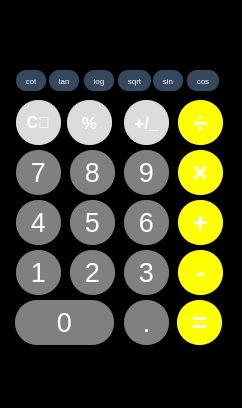
<?xml version="1.0" encoding="UTF-8"?>
<ui version="4.0">
 <class>MainWindow</class>
 <widget class="QMainWindow" name="MainWindow">
  <property name="geometry">
   <rect>
    <x>0</x>
    <y>0</y>
    <width>242</width>
    <height>408</height>
   </rect>
  </property>
  <property name="sizePolicy">
   <sizepolicy hsizetype="Ignored" vsizetype="Ignored">
    <horstretch>0</horstretch>
    <verstretch>0</verstretch>
   </sizepolicy>
  </property>
  <property name="font">
   <font>
    <pointsize>9</pointsize>
   </font>
  </property>
  <property name="windowTitle">
   <string>calculator</string>
  </property>
  <property name="styleSheet">
   <string notr="true">background-color:  #000000</string>
  </property>
  <widget class="QWidget" name="centralwidget">
   <widget class="QPushButton" name="btn_sum">
    <property name="geometry">
     <rect>
      <x>178</x>
      <y>200</y>
      <width>45</width>
      <height>45</height>
     </rect>
    </property>
    <property name="sizePolicy">
     <sizepolicy hsizetype="Expanding" vsizetype="Expanding">
      <horstretch>10</horstretch>
      <verstretch>10</verstretch>
     </sizepolicy>
    </property>
    <property name="font">
     <font>
      <family>Segoe UI</family>
      <pointsize>20</pointsize>
      <italic>false</italic>
      <bold>true</bold>
     </font>
    </property>
    <property name="styleSheet">
     <string notr="true">QPushButton {
    background-color: #FFFF00;
    color: white;
    border-radius: 22px;
    padding: 5px 10px;
}</string>
    </property>
    <property name="text">
     <string>+</string>
    </property>
    <property name="iconSize">
     <size>
      <width>16</width>
      <height>16</height>
     </size>
    </property>
    <property name="flat">
     <bool>false</bool>
    </property>
   </widget>
   <widget class="QLineEdit" name="txtbox">
    <property name="geometry">
     <rect>
      <x>11</x>
      <y>10</y>
      <width>211</width>
      <height>51</height>
     </rect>
    </property>
    <property name="sizePolicy">
     <sizepolicy hsizetype="Expanding" vsizetype="Expanding">
      <horstretch>10</horstretch>
      <verstretch>10</verstretch>
     </sizepolicy>
    </property>
    <property name="font">
     <font>
      <pointsize>13</pointsize>
     </font>
    </property>
    <property name="styleSheet">
     <string notr="true">color: white;
border: black;
background-color: black;</string>
    </property>
   </widget>
   <widget class="QPushButton" name="btn_sub">
    <property name="geometry">
     <rect>
      <x>178</x>
      <y>250</y>
      <width>45</width>
      <height>45</height>
     </rect>
    </property>
    <property name="sizePolicy">
     <sizepolicy hsizetype="Expanding" vsizetype="Expanding">
      <horstretch>10</horstretch>
      <verstretch>10</verstretch>
     </sizepolicy>
    </property>
    <property name="font">
     <font>
      <pointsize>20</pointsize>
      <bold>true</bold>
     </font>
    </property>
    <property name="styleSheet">
     <string notr="true">QPushButton {
    background-color: #FFFF00;
    color: white;
    border-radius: 22px;
    padding: 5px 10px;
}</string>
    </property>
    <property name="text">
     <string>-</string>
    </property>
   </widget>
   <widget class="QPushButton" name="btn_equal">
    <property name="geometry">
     <rect>
      <x>177</x>
      <y>300</y>
      <width>45</width>
      <height>45</height>
     </rect>
    </property>
    <property name="sizePolicy">
     <sizepolicy hsizetype="Expanding" vsizetype="Expanding">
      <horstretch>10</horstretch>
      <verstretch>10</verstretch>
     </sizepolicy>
    </property>
    <property name="font">
     <font>
      <pointsize>20</pointsize>
      <bold>true</bold>
     </font>
    </property>
    <property name="styleSheet">
     <string notr="true">QPushButton {
    background-color: #FFFF00;
    color: white;
    border-radius: 22px;
    padding: 5px 10px;
}</string>
    </property>
    <property name="text">
     <string>=</string>
    </property>
   </widget>
   <widget class="QPushButton" name="btn_mul">
    <property name="geometry">
     <rect>
      <x>178</x>
      <y>150</y>
      <width>45</width>
      <height>45</height>
     </rect>
    </property>
    <property name="sizePolicy">
     <sizepolicy hsizetype="Expanding" vsizetype="Expanding">
      <horstretch>10</horstretch>
      <verstretch>10</verstretch>
     </sizepolicy>
    </property>
    <property name="font">
     <font>
      <family>Segoe UI</family>
      <pointsize>20</pointsize>
      <italic>false</italic>
      <bold>true</bold>
     </font>
    </property>
    <property name="styleSheet">
     <string notr="true">QPushButton {
    background-color: #FFFF00;
    color: white;
    border-radius: 22px;
    padding: 5px 10px;
}</string>
    </property>
    <property name="text">
     <string>×</string>
    </property>
    <property name="iconSize">
     <size>
      <width>16</width>
      <height>16</height>
     </size>
    </property>
    <property name="flat">
     <bool>false</bool>
    </property>
   </widget>
   <widget class="QPushButton" name="btn_devide">
    <property name="geometry">
     <rect>
      <x>178</x>
      <y>100</y>
      <width>45</width>
      <height>45</height>
     </rect>
    </property>
    <property name="sizePolicy">
     <sizepolicy hsizetype="Expanding" vsizetype="Expanding">
      <horstretch>10</horstretch>
      <verstretch>10</verstretch>
     </sizepolicy>
    </property>
    <property name="font">
     <font>
      <family>Segoe UI</family>
      <pointsize>20</pointsize>
      <italic>false</italic>
      <bold>true</bold>
     </font>
    </property>
    <property name="styleSheet">
     <string notr="true">QPushButton {
    background-color: #FFFF00;
    color: white;
    border-radius: 22px;
    padding: 5px 10px;
}</string>
    </property>
    <property name="text">
     <string>÷</string>
    </property>
    <property name="iconSize">
     <size>
      <width>16</width>
      <height>16</height>
     </size>
    </property>
    <property name="flat">
     <bool>false</bool>
    </property>
   </widget>
   <widget class="QPushButton" name="btn_sqrt">
    <property name="geometry">
     <rect>
      <x>118</x>
      <y>70</y>
      <width>33</width>
      <height>21</height>
     </rect>
    </property>
    <property name="sizePolicy">
     <sizepolicy hsizetype="Expanding" vsizetype="Expanding">
      <horstretch>10</horstretch>
      <verstretch>10</verstretch>
     </sizepolicy>
    </property>
    <property name="font">
     <font>
      <family>Segoe UI</family>
      <pointsize>6</pointsize>
      <italic>false</italic>
      <bold>false</bold>
     </font>
    </property>
    <property name="styleSheet">
     <string notr="true">QPushButton {
    background-color: #34495e;
    color: white;
    border-radius: 10px;
    padding: 5px 10px;
}</string>
    </property>
    <property name="text">
     <string>sqrt</string>
    </property>
    <property name="iconSize">
     <size>
      <width>16</width>
      <height>16</height>
     </size>
    </property>
    <property name="flat">
     <bool>false</bool>
    </property>
   </widget>
   <widget class="QPushButton" name="btn_3">
    <property name="geometry">
     <rect>
      <x>124</x>
      <y>250</y>
      <width>45</width>
      <height>45</height>
     </rect>
    </property>
    <property name="sizePolicy">
     <sizepolicy hsizetype="Expanding" vsizetype="Expanding">
      <horstretch>10</horstretch>
      <verstretch>10</verstretch>
     </sizepolicy>
    </property>
    <property name="font">
     <font>
      <pointsize>20</pointsize>
     </font>
    </property>
    <property name="styleSheet">
     <string notr="true">QPushButton {
    background-color: #808080;
    color: white;
    border-radius: 22px;
    padding: 5px 10px;
}</string>
    </property>
    <property name="text">
     <string>3</string>
    </property>
   </widget>
   <widget class="QPushButton" name="btn_6">
    <property name="geometry">
     <rect>
      <x>124</x>
      <y>200</y>
      <width>45</width>
      <height>45</height>
     </rect>
    </property>
    <property name="sizePolicy">
     <sizepolicy hsizetype="Expanding" vsizetype="Expanding">
      <horstretch>10</horstretch>
      <verstretch>10</verstretch>
     </sizepolicy>
    </property>
    <property name="font">
     <font>
      <family>Segoe UI</family>
      <pointsize>20</pointsize>
      <italic>false</italic>
      <bold>false</bold>
     </font>
    </property>
    <property name="styleSheet">
     <string notr="true">QPushButton {
    background-color: #808080;
    color: white;
    border-radius: 22px;
    padding: 5px 10px;
}</string>
    </property>
    <property name="text">
     <string>6</string>
    </property>
    <property name="iconSize">
     <size>
      <width>16</width>
      <height>16</height>
     </size>
    </property>
    <property name="flat">
     <bool>false</bool>
    </property>
   </widget>
   <widget class="QPushButton" name="btn_dot">
    <property name="geometry">
     <rect>
      <x>124</x>
      <y>300</y>
      <width>45</width>
      <height>45</height>
     </rect>
    </property>
    <property name="sizePolicy">
     <sizepolicy hsizetype="Expanding" vsizetype="Expanding">
      <horstretch>10</horstretch>
      <verstretch>10</verstretch>
     </sizepolicy>
    </property>
    <property name="font">
     <font>
      <pointsize>20</pointsize>
     </font>
    </property>
    <property name="styleSheet">
     <string notr="true">QPushButton {
    background-color: #808080;
    color: white;
    border-radius: 22px;
    padding: 5px 10px;
}</string>
    </property>
    <property name="text">
     <string>.</string>
    </property>
   </widget>
   <widget class="QPushButton" name="btn_9">
    <property name="geometry">
     <rect>
      <x>124</x>
      <y>150</y>
      <width>45</width>
      <height>45</height>
     </rect>
    </property>
    <property name="sizePolicy">
     <sizepolicy hsizetype="Expanding" vsizetype="Expanding">
      <horstretch>10</horstretch>
      <verstretch>10</verstretch>
     </sizepolicy>
    </property>
    <property name="font">
     <font>
      <family>Segoe UI</family>
      <pointsize>20</pointsize>
      <italic>false</italic>
      <bold>false</bold>
     </font>
    </property>
    <property name="styleSheet">
     <string notr="true">QPushButton {
    background-color: #808080;
    color: white;
    border-radius: 22px;
    padding: 5px 10px;
}</string>
    </property>
    <property name="text">
     <string>9</string>
    </property>
    <property name="iconSize">
     <size>
      <width>16</width>
      <height>16</height>
     </size>
    </property>
    <property name="flat">
     <bool>false</bool>
    </property>
   </widget>
   <widget class="QPushButton" name="btn_percent">
    <property name="geometry">
     <rect>
      <x>67</x>
      <y>100</y>
      <width>45</width>
      <height>45</height>
     </rect>
    </property>
    <property name="sizePolicy">
     <sizepolicy hsizetype="Expanding" vsizetype="Expanding">
      <horstretch>10</horstretch>
      <verstretch>10</verstretch>
     </sizepolicy>
    </property>
    <property name="font">
     <font>
      <family>Segoe UI</family>
      <pointsize>13</pointsize>
      <italic>false</italic>
      <bold>true</bold>
     </font>
    </property>
    <property name="styleSheet">
     <string notr="true">QPushButton {
    background-color: #dcdcdc;
    color: white;
    border-radius: 22px;
    padding: 5px 10px;
}</string>
    </property>
    <property name="text">
     <string>%</string>
    </property>
    <property name="iconSize">
     <size>
      <width>16</width>
      <height>16</height>
     </size>
    </property>
    <property name="flat">
     <bool>false</bool>
    </property>
   </widget>
   <widget class="QPushButton" name="btn_2">
    <property name="geometry">
     <rect>
      <x>70</x>
      <y>250</y>
      <width>45</width>
      <height>45</height>
     </rect>
    </property>
    <property name="sizePolicy">
     <sizepolicy hsizetype="Expanding" vsizetype="Expanding">
      <horstretch>10</horstretch>
      <verstretch>10</verstretch>
     </sizepolicy>
    </property>
    <property name="font">
     <font>
      <pointsize>20</pointsize>
     </font>
    </property>
    <property name="styleSheet">
     <string notr="true">QPushButton {
    background-color: #808080;
    color: white;
    border-radius: 22px;
    padding: 5px 10px;
}</string>
    </property>
    <property name="text">
     <string>2</string>
    </property>
   </widget>
   <widget class="QPushButton" name="btn_5">
    <property name="geometry">
     <rect>
      <x>70</x>
      <y>200</y>
      <width>45</width>
      <height>45</height>
     </rect>
    </property>
    <property name="sizePolicy">
     <sizepolicy hsizetype="Expanding" vsizetype="Expanding">
      <horstretch>10</horstretch>
      <verstretch>10</verstretch>
     </sizepolicy>
    </property>
    <property name="font">
     <font>
      <family>Segoe UI</family>
      <pointsize>20</pointsize>
      <italic>false</italic>
      <bold>false</bold>
     </font>
    </property>
    <property name="styleSheet">
     <string notr="true">QPushButton {
    background-color: #808080;
    color: white;
    border-radius: 22px;
    padding: 5px 10px;
}</string>
    </property>
    <property name="text">
     <string>5</string>
    </property>
    <property name="iconSize">
     <size>
      <width>16</width>
      <height>16</height>
     </size>
    </property>
    <property name="flat">
     <bool>false</bool>
    </property>
   </widget>
   <widget class="QPushButton" name="btn_0">
    <property name="geometry">
     <rect>
      <x>15</x>
      <y>300</y>
      <width>99</width>
      <height>45</height>
     </rect>
    </property>
    <property name="sizePolicy">
     <sizepolicy hsizetype="Expanding" vsizetype="Expanding">
      <horstretch>10</horstretch>
      <verstretch>10</verstretch>
     </sizepolicy>
    </property>
    <property name="font">
     <font>
      <pointsize>20</pointsize>
     </font>
    </property>
    <property name="styleSheet">
     <string notr="true">QPushButton {
    background-color: #808080;
    color: white;
    border-radius: 22px;
    padding: 5px 10px;
}</string>
    </property>
    <property name="text">
     <string>0</string>
    </property>
   </widget>
   <widget class="QPushButton" name="btn_8">
    <property name="geometry">
     <rect>
      <x>70</x>
      <y>150</y>
      <width>45</width>
      <height>45</height>
     </rect>
    </property>
    <property name="sizePolicy">
     <sizepolicy hsizetype="Expanding" vsizetype="Expanding">
      <horstretch>10</horstretch>
      <verstretch>10</verstretch>
     </sizepolicy>
    </property>
    <property name="font">
     <font>
      <family>Segoe UI</family>
      <pointsize>20</pointsize>
      <italic>false</italic>
      <bold>false</bold>
     </font>
    </property>
    <property name="styleSheet">
     <string notr="true">QPushButton {
    background-color: #808080;
    color: white;
    border-radius: 22px;
    padding: 5px 10px;
}</string>
    </property>
    <property name="text">
     <string>8</string>
    </property>
    <property name="iconSize">
     <size>
      <width>16</width>
      <height>16</height>
     </size>
    </property>
    <property name="flat">
     <bool>false</bool>
    </property>
   </widget>
   <widget class="QPushButton" name="btn_clear">
    <property name="geometry">
     <rect>
      <x>16</x>
      <y>100</y>
      <width>45</width>
      <height>45</height>
     </rect>
    </property>
    <property name="sizePolicy">
     <sizepolicy hsizetype="Expanding" vsizetype="Expanding">
      <horstretch>10</horstretch>
      <verstretch>10</verstretch>
     </sizepolicy>
    </property>
    <property name="font">
     <font>
      <family>Segoe UI</family>
      <pointsize>12</pointsize>
      <italic>false</italic>
      <bold>true</bold>
     </font>
    </property>
    <property name="styleSheet">
     <string notr="true">QPushButton {
    background-color: #dcdcdc;
    color: white;
    border-radius: 22px;
    padding: 5px 10px;
}</string>
    </property>
    <property name="text">
     <string>C🧹</string>
    </property>
    <property name="iconSize">
     <size>
      <width>16</width>
      <height>16</height>
     </size>
    </property>
    <property name="flat">
     <bool>false</bool>
    </property>
   </widget>
   <widget class="QPushButton" name="btn_1">
    <property name="geometry">
     <rect>
      <x>16</x>
      <y>250</y>
      <width>45</width>
      <height>45</height>
     </rect>
    </property>
    <property name="sizePolicy">
     <sizepolicy hsizetype="Expanding" vsizetype="Expanding">
      <horstretch>10</horstretch>
      <verstretch>10</verstretch>
     </sizepolicy>
    </property>
    <property name="font">
     <font>
      <pointsize>20</pointsize>
     </font>
    </property>
    <property name="styleSheet">
     <string notr="true">QPushButton {
    background-color: #808080;
    color: white;
    border-radius: 22px;
    padding: 5px 10px;
}</string>
    </property>
    <property name="text">
     <string>1</string>
    </property>
   </widget>
   <widget class="QPushButton" name="btn_4">
    <property name="geometry">
     <rect>
      <x>16</x>
      <y>200</y>
      <width>45</width>
      <height>45</height>
     </rect>
    </property>
    <property name="sizePolicy">
     <sizepolicy hsizetype="Expanding" vsizetype="Expanding">
      <horstretch>10</horstretch>
      <verstretch>10</verstretch>
     </sizepolicy>
    </property>
    <property name="font">
     <font>
      <family>Segoe UI</family>
      <pointsize>20</pointsize>
      <italic>false</italic>
      <bold>false</bold>
     </font>
    </property>
    <property name="styleSheet">
     <string notr="true">QPushButton {
    background-color: #808080;
    color: white;
    border-radius: 22px;
    padding: 5px 10px;
}</string>
    </property>
    <property name="text">
     <string>4</string>
    </property>
    <property name="iconSize">
     <size>
      <width>16</width>
      <height>16</height>
     </size>
    </property>
    <property name="flat">
     <bool>false</bool>
    </property>
   </widget>
   <widget class="QPushButton" name="btn_negate">
    <property name="geometry">
     <rect>
      <x>124</x>
      <y>100</y>
      <width>45</width>
      <height>45</height>
     </rect>
    </property>
    <property name="sizePolicy">
     <sizepolicy hsizetype="Expanding" vsizetype="Expanding">
      <horstretch>10</horstretch>
      <verstretch>10</verstretch>
     </sizepolicy>
    </property>
    <property name="font">
     <font>
      <pointsize>13</pointsize>
      <bold>true</bold>
     </font>
    </property>
    <property name="styleSheet">
     <string notr="true">QPushButton {
    background-color: #dcdcdc;
    color: white;
    border-radius: 22px;
    padding: 5px 10px;
}</string>
    </property>
    <property name="text">
     <string>+/_</string>
    </property>
   </widget>
   <widget class="QPushButton" name="btn_7">
    <property name="geometry">
     <rect>
      <x>16</x>
      <y>150</y>
      <width>45</width>
      <height>45</height>
     </rect>
    </property>
    <property name="sizePolicy">
     <sizepolicy hsizetype="Expanding" vsizetype="Expanding">
      <horstretch>10</horstretch>
      <verstretch>10</verstretch>
     </sizepolicy>
    </property>
    <property name="font">
     <font>
      <family>Segoe UI</family>
      <pointsize>20</pointsize>
      <italic>false</italic>
      <bold>false</bold>
     </font>
    </property>
    <property name="styleSheet">
     <string notr="true">QPushButton {
    background-color: #808080;
    color: white;
    border-radius: 22px;
    padding: 5px 10px;
}</string>
    </property>
    <property name="text">
     <string>7</string>
    </property>
    <property name="iconSize">
     <size>
      <width>16</width>
      <height>16</height>
     </size>
    </property>
    <property name="flat">
     <bool>false</bool>
    </property>
   </widget>
   <widget class="QPushButton" name="btn_cot">
    <property name="geometry">
     <rect>
      <x>16</x>
      <y>70</y>
      <width>30</width>
      <height>21</height>
     </rect>
    </property>
    <property name="sizePolicy">
     <sizepolicy hsizetype="Expanding" vsizetype="Expanding">
      <horstretch>10</horstretch>
      <verstretch>10</verstretch>
     </sizepolicy>
    </property>
    <property name="font">
     <font>
      <family>Segoe UI</family>
      <pointsize>6</pointsize>
      <italic>false</italic>
      <bold>false</bold>
     </font>
    </property>
    <property name="styleSheet">
     <string notr="true">QPushButton {
    background-color: #34495e;
    color: white;
    border-radius: 10px;
    padding: 5px 10px;
}</string>
    </property>
    <property name="text">
     <string>cot</string>
    </property>
    <property name="iconSize">
     <size>
      <width>16</width>
      <height>16</height>
     </size>
    </property>
    <property name="flat">
     <bool>false</bool>
    </property>
   </widget>
   <widget class="QPushButton" name="btn_cos">
    <property name="geometry">
     <rect>
      <x>187</x>
      <y>70</y>
      <width>32</width>
      <height>21</height>
     </rect>
    </property>
    <property name="sizePolicy">
     <sizepolicy hsizetype="Expanding" vsizetype="Expanding">
      <horstretch>10</horstretch>
      <verstretch>10</verstretch>
     </sizepolicy>
    </property>
    <property name="font">
     <font>
      <pointsize>6</pointsize>
     </font>
    </property>
    <property name="styleSheet">
     <string notr="true">QPushButton {
    background-color: #34495e;
    color: white;
    border-radius: 10px;
    padding: 5px 10px;
}</string>
    </property>
    <property name="text">
     <string>cos</string>
    </property>
   </widget>
   <widget class="QPushButton" name="btn_tan">
    <property name="geometry">
     <rect>
      <x>49</x>
      <y>70</y>
      <width>30</width>
      <height>21</height>
     </rect>
    </property>
    <property name="sizePolicy">
     <sizepolicy hsizetype="Expanding" vsizetype="Expanding">
      <horstretch>10</horstretch>
      <verstretch>10</verstretch>
     </sizepolicy>
    </property>
    <property name="font">
     <font>
      <family>Segoe UI</family>
      <pointsize>6</pointsize>
      <italic>false</italic>
      <bold>false</bold>
     </font>
    </property>
    <property name="styleSheet">
     <string notr="true">QPushButton {
    background-color: #34495e;
    color: white;
    border-radius: 10px;
    padding: 5px 10px;
}</string>
    </property>
    <property name="text">
     <string>tan</string>
    </property>
    <property name="iconSize">
     <size>
      <width>16</width>
      <height>16</height>
     </size>
    </property>
    <property name="flat">
     <bool>false</bool>
    </property>
   </widget>
   <widget class="QPushButton" name="btn_sin">
    <property name="geometry">
     <rect>
      <x>153</x>
      <y>70</y>
      <width>30</width>
      <height>21</height>
     </rect>
    </property>
    <property name="sizePolicy">
     <sizepolicy hsizetype="Expanding" vsizetype="Expanding">
      <horstretch>10</horstretch>
      <verstretch>10</verstretch>
     </sizepolicy>
    </property>
    <property name="font">
     <font>
      <pointsize>6</pointsize>
     </font>
    </property>
    <property name="styleSheet">
     <string notr="true">QPushButton {
    background-color: #34495e;
    color: white;
    border-radius: 10px;
    padding: 5px 10px;
}</string>
    </property>
    <property name="text">
     <string>sin</string>
    </property>
   </widget>
   <widget class="QPushButton" name="btn_log">
    <property name="geometry">
     <rect>
      <x>84</x>
      <y>70</y>
      <width>30</width>
      <height>21</height>
     </rect>
    </property>
    <property name="sizePolicy">
     <sizepolicy hsizetype="Expanding" vsizetype="Expanding">
      <horstretch>10</horstretch>
      <verstretch>10</verstretch>
     </sizepolicy>
    </property>
    <property name="font">
     <font>
      <family>Segoe UI</family>
      <pointsize>6</pointsize>
      <italic>false</italic>
      <bold>false</bold>
     </font>
    </property>
    <property name="styleSheet">
     <string notr="true">QPushButton {
    background-color: #34495e;
    color: white;
    border-radius: 10px;
    padding: 5px 10px;
}</string>
    </property>
    <property name="text">
     <string>log</string>
    </property>
    <property name="iconSize">
     <size>
      <width>16</width>
      <height>16</height>
     </size>
    </property>
    <property name="flat">
     <bool>false</bool>
    </property>
   </widget>
  </widget>
  <widget class="QMenuBar" name="menubar">
   <property name="geometry">
    <rect>
     <x>0</x>
     <y>0</y>
     <width>242</width>
     <height>22</height>
    </rect>
   </property>
  </widget>
  <widget class="QStatusBar" name="statusbar"/>
 </widget>
 <resources/>
 <connections/>
</ui>
